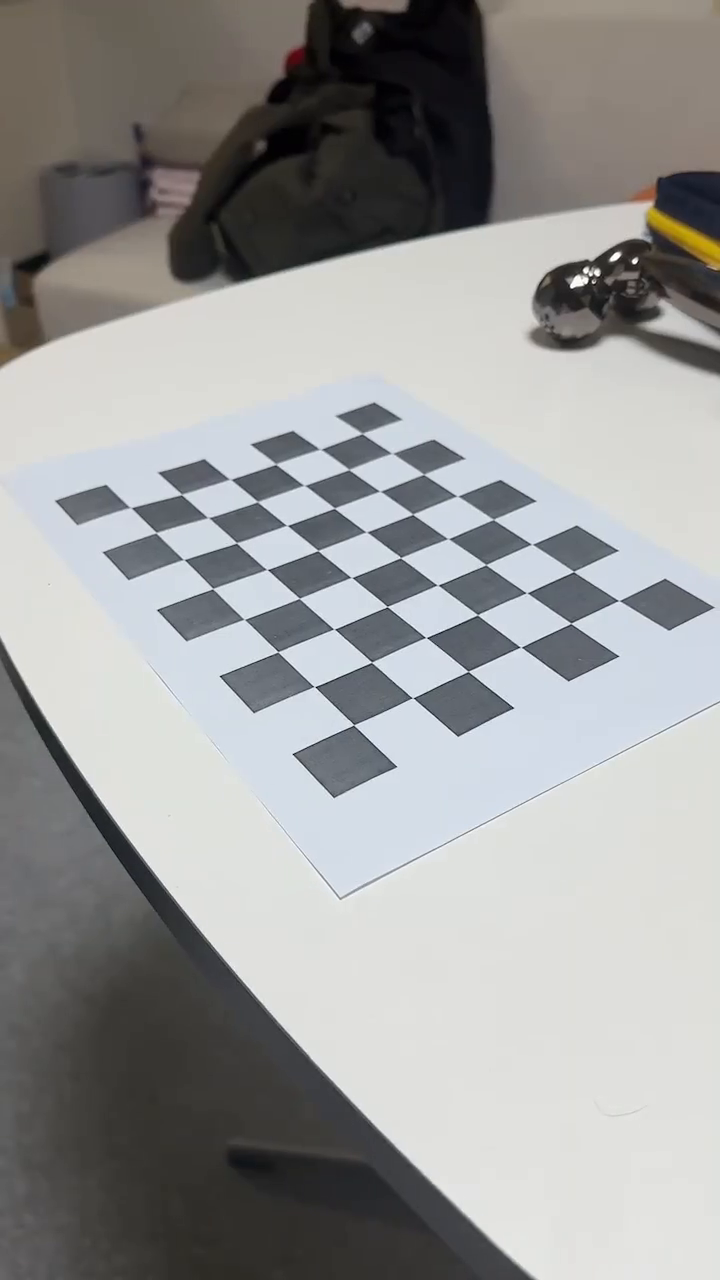
#> input picture frame 6 of chessboard.avi, 720 x 1280 px
$ python distortion_correction.py
#> lines starting #> are read from the running program, lines starting #| are printed output that depends on the picture
import cv2 as cv
import numpy as np

# Load calibration results
K = np.array([[944.53574431, 0, 345.32015375],
              [0, 876.31371825, 644.90248486],
              [0, 0, 1]])
dist_coeff = np.array([9.49929521e-02, 3.11662831e+00, -3.88910029e-02, -4.50227023e-03, -4.06874417e+01])

# Open the video file
video = cv.VideoCapture("chessboard.avi")
map1, map2 = None, None
while True:
    valid, img = video.read()
#> img is the input picture: shape (1280, 720, 3); mean B, G, R 153.8, 154.5, 154.2
    if not valid:
        break

    if map1 is None or map2 is None:
        map1, map2 = cv.initUndistortRectifyMap(K, dist_coeff, None, None, (img.shape[1], img.shape[0]), cv.CV_32FC1)

    img_rectified = cv.remap(img, map1, map2, interpolation=cv.INTER_LINEAR)
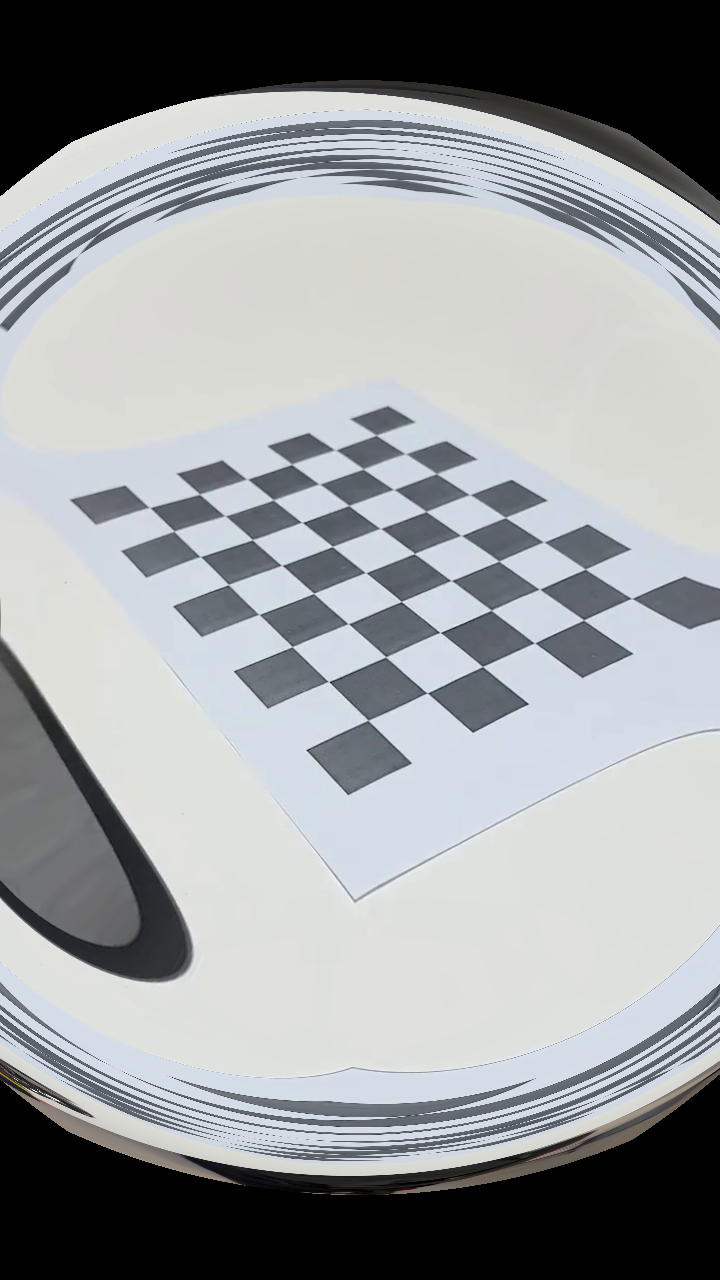
#> img_rectified: shape (1280, 720, 3); mean B, G, R 159.1, 157.2, 154.1

    cv.imshow("Rectified", img_rectified)
    if cv.waitKey(10) & 0xFF == ord('q'):
#> (key q is pressed here)
        break

video.release()
cv.destroyAllWindows()

$ run again, starting later in the video
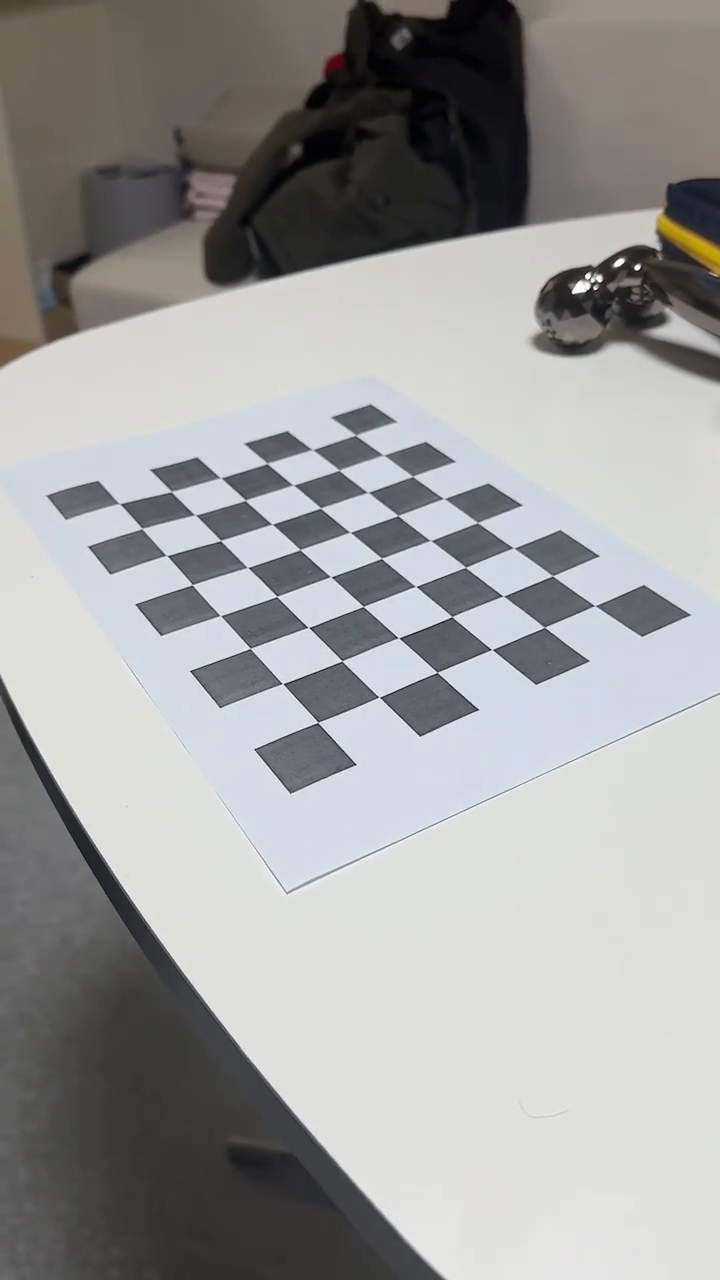
#> input picture frame 27 of chessboard.avi, 720 x 1280 px
#> img is the input picture: shape (1280, 720, 3); mean B, G, R 158, 158.9, 158.6
#> `img_rectified = cv.remap(img, map1, map2, interpolation=cv.INTER_LINEAR)`:
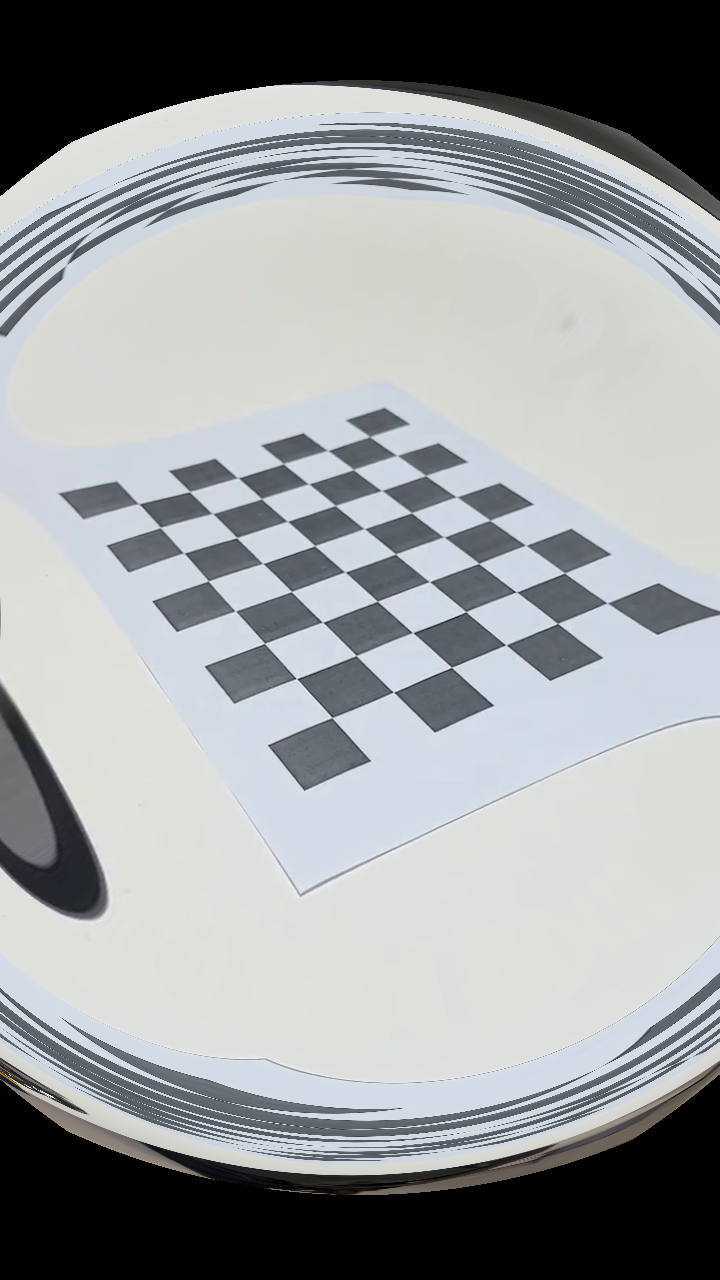
#> img_rectified: shape (1280, 720, 3); mean B, G, R 159.9, 158.2, 155.3

$ run again, starting later in the video
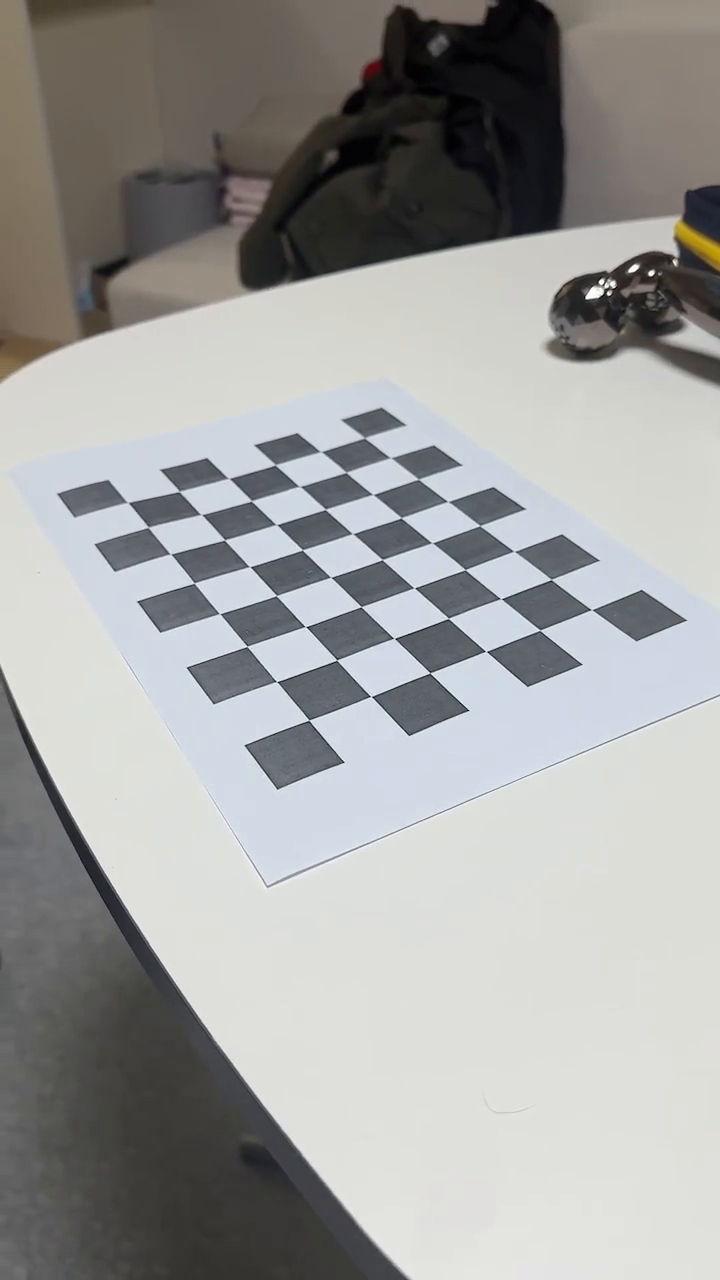
#> input picture frame 48 of chessboard.avi, 720 x 1280 px
#> img is the input picture: shape (1280, 720, 3); mean B, G, R 159.3, 160.5, 160.2
#> `img_rectified = cv.remap(img, map1, map2, interpolation=cv.INTER_LINEAR)`:
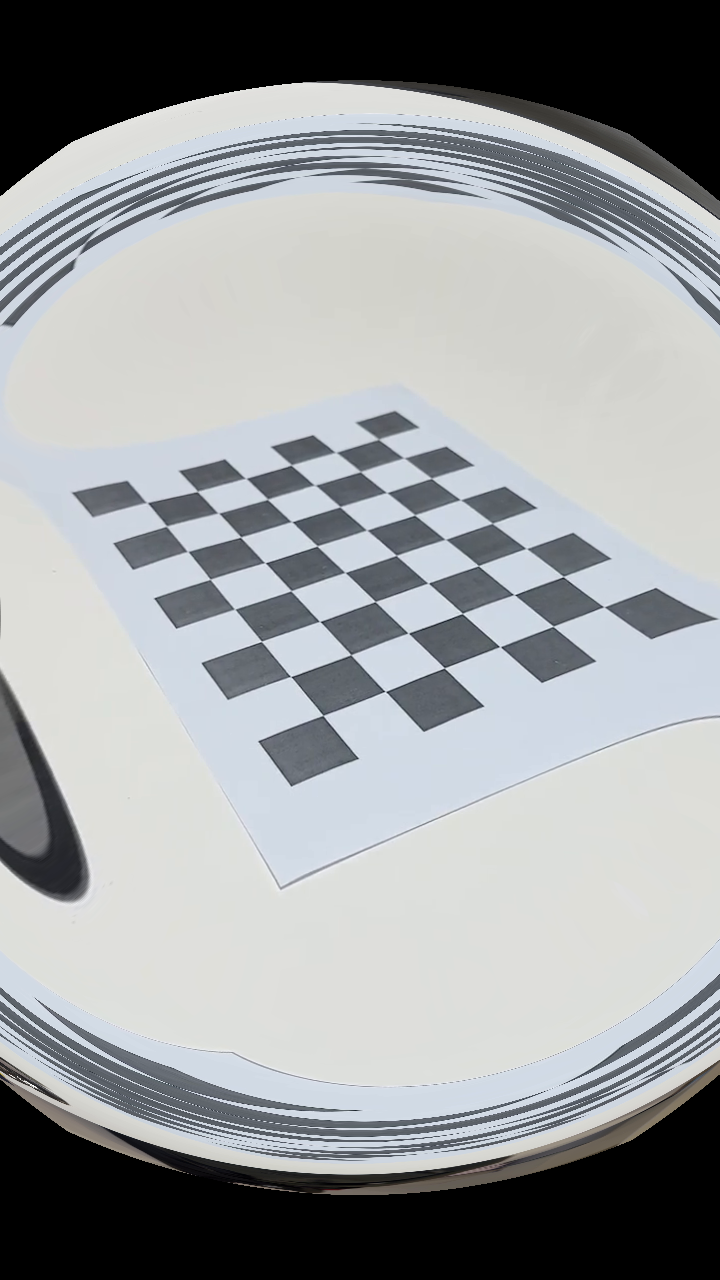
#> img_rectified: shape (1280, 720, 3); mean B, G, R 159.9, 158.3, 155.5
